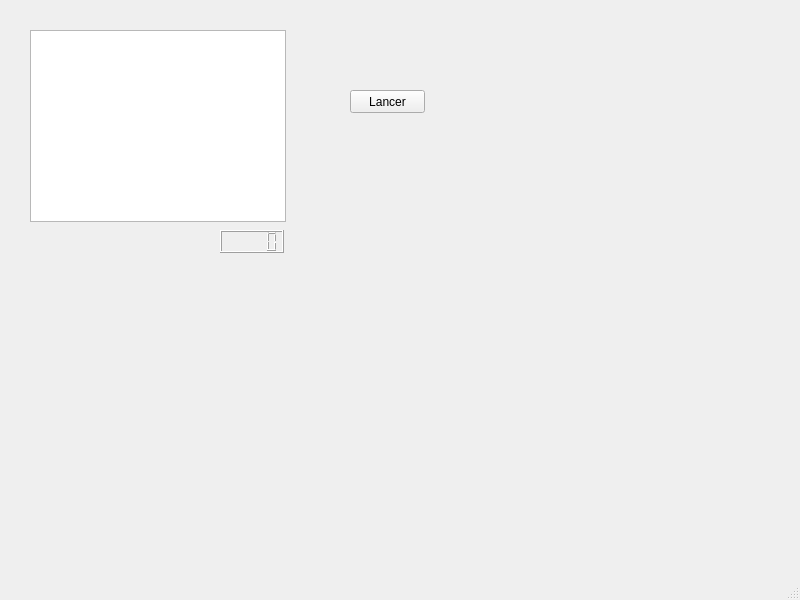
<?xml version="1.0" encoding="UTF-8"?>
<ui version="4.0">
 <class>C_CADRE</class>
 <widget class="QMainWindow" name="C_CADRE">
  <property name="geometry">
   <rect>
    <x>0</x>
    <y>0</y>
    <width>800</width>
    <height>600</height>
   </rect>
  </property>
  <property name="windowTitle">
   <string>C_CADRE</string>
  </property>
  <widget class="QWidget" name="centralwidget">
   <widget class="QListWidget" name="listWidget">
    <property name="geometry">
     <rect>
      <x>30</x>
      <y>30</y>
      <width>256</width>
      <height>192</height>
     </rect>
    </property>
   </widget>
   <widget class="QPushButton" name="Bouton_Marche_Arret">
    <property name="geometry">
     <rect>
      <x>350</x>
      <y>90</y>
      <width>75</width>
      <height>23</height>
     </rect>
    </property>
    <property name="text">
     <string>Lancer</string>
    </property>
   </widget>
   <widget class="QLCDNumber" name="lcdNumber">
    <property name="geometry">
     <rect>
      <x>220</x>
      <y>230</y>
      <width>64</width>
      <height>23</height>
     </rect>
    </property>
   </widget>
   <widget class="QwtSlider" name="Slider">
    <property name="geometry">
     <rect>
      <x>440</x>
      <y>40</y>
      <width>71</width>
      <height>181</height>
     </rect>
    </property>
    <property name="upperBound">
     <double>2000.000000000000000</double>
    </property>
    <property name="value">
     <double>1000.000000000000000</double>
    </property>
   </widget>
  </widget>
  <widget class="QMenuBar" name="menubar">
   <property name="geometry">
    <rect>
     <x>0</x>
     <y>0</y>
     <width>800</width>
     <height>18</height>
    </rect>
   </property>
  </widget>
  <widget class="QStatusBar" name="statusbar"/>
 </widget>
 <customwidgets>
  <customwidget>
   <class>QwtSlider</class>
   <extends>QWidget</extends>
   <header>qwt_slider.h</header>
  </customwidget>
 </customwidgets>
 <resources/>
 <connections>
  <connection>
   <sender>Bouton_Marche_Arret</sender>
   <signal>clicked()</signal>
   <receiver>C_CADRE</receiver>
   <slot>Slot_marche_arret()</slot>
   <hints>
    <hint type="sourcelabel">
     <x>388</x>
     <y>124</y>
    </hint>
    <hint type="destinationlabel">
     <x>392</x>
     <y>181</y>
    </hint>
   </hints>
  </connection>
  <connection>
   <sender>Slider</sender>
   <signal>valueChanged(double)</signal>
   <receiver>lcdNumber</receiver>
   <slot>display(double)</slot>
   <hints>
    <hint type="sourcelabel">
     <x>480</x>
     <y>232</y>
    </hint>
    <hint type="destinationlabel">
     <x>281</x>
     <y>258</y>
    </hint>
   </hints>
  </connection>
  <connection>
   <sender>Slider</sender>
   <signal>valueChanged(double)</signal>
   <receiver>C_CADRE</receiver>
   <slot>Slot_reglage_timer(double)</slot>
   <hints>
    <hint type="sourcelabel">
     <x>466</x>
     <y>220</y>
    </hint>
    <hint type="destinationlabel">
     <x>469</x>
     <y>301</y>
    </hint>
   </hints>
  </connection>
 </connections>
 <slots>
  <slot>Slot_affiche_coucou()</slot>
  <slot>Slot_marche_arret()</slot>
  <slot>Slot_reglage_timer(double)</slot>
 </slots>
</ui>
